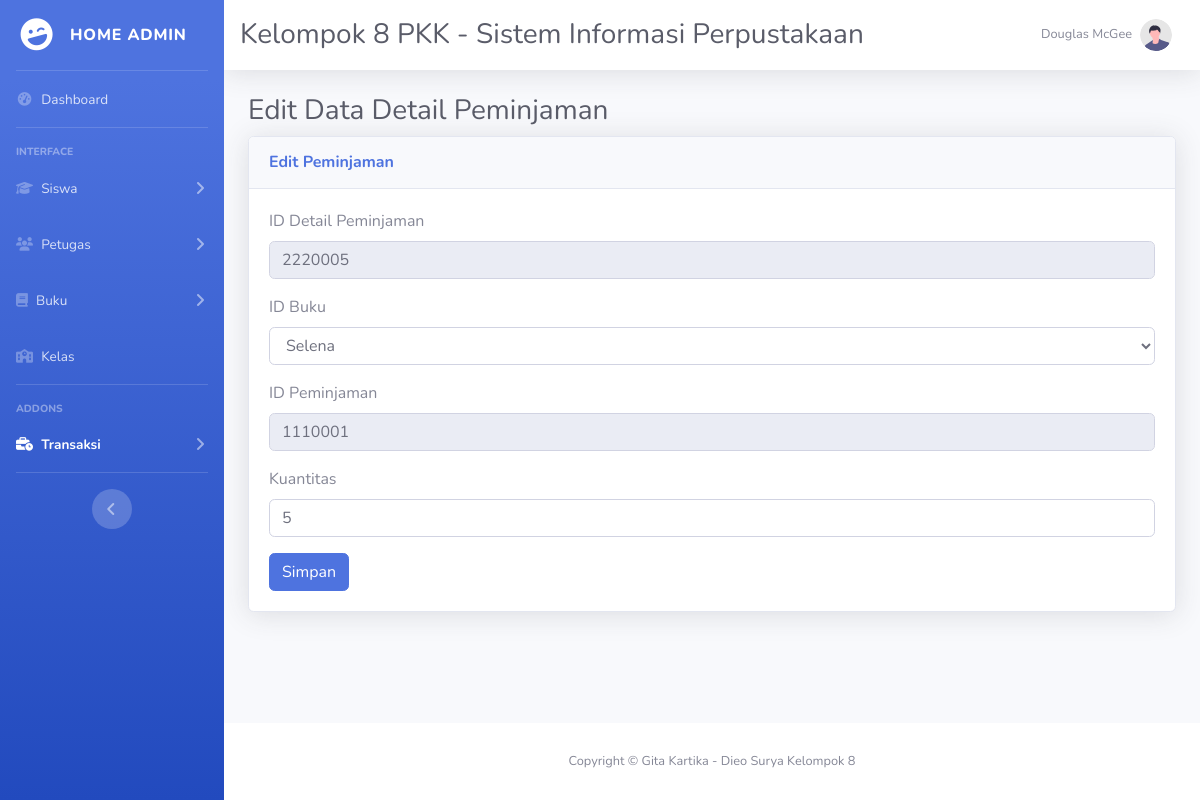
The app's page /admin/edit_detailpeminjaman.php?id_detail_peminjaman=2220005 (signed in), older data.
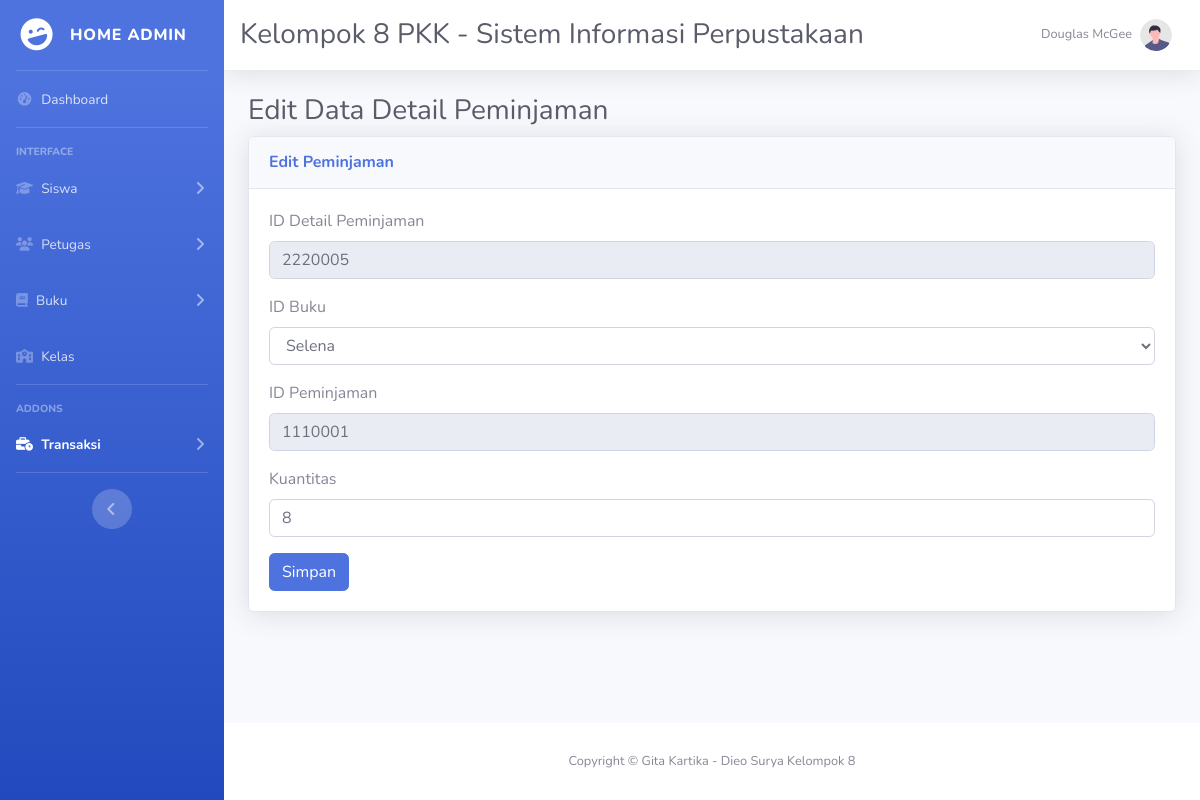
The same page, newer data.
### tables this page shows
CREATE TABLE `detail_peminjaman` (
  `id_detail_peminjaman` int(11) NOT NULL,
  `id_buku` int(11) NOT NULL,
  `id_peminjaman` int(11) NOT NULL,
  `kuantitas` int(2) NOT NULL,
  `status` varchar(20) NOT NULL
);

CREATE TABLE `buku` (
  `id_buku` int(11) NOT NULL,
  `penulis` varchar(50) NOT NULL,
  `tahun` year(4) NOT NULL,
  `judul` varchar(255) NOT NULL,
  `kota` varchar(50) NOT NULL,
  `penerbit` varchar(50) NOT NULL,
  `cover` varchar(255) NOT NULL,
  `sinopsis` text NOT NULL,
  `stok` int(3) NOT NULL
);

### admin/edit_detailpeminjaman.php (the view, shortened to what this page needs)
<?php
include '../function/function.php';
$page = "nyeleh";
?>
<!DOCTYPE html>
<html lang="en">
<head>
    <link href="vendor/fontawesome-free/css/all.min.css" rel="stylesheet" type="text/css" />
    <link href="../css/sb-admin-2.min.css" rel="stylesheet">
    <link href="../vendor/datatables/dataTables.bootstrap4.min.css" rel="stylesheet">
</head>
<body id="page-top">
    <div id="wrapper">
        <?php include("sidebar.php") ?>
        <div id="content-wrapper" class="d-flex flex-column">
            <?php include("topbar.php") ?>
            <div id="content">
                <div class="container-fluid">
                    <h1 class="h3 mb-2 text-gray-800">Edit Data Detail Peminjaman</h1>
                    <div class="card shadow mb-4">
                        <div class="card-header py-3">
                            <h6 class="m-0 font-weight-bold text-primary">Edit Peminjaman</h6>
                        </div>
                        <div class="card-body">
                            <?php
                            if (isset($_GET['id_detail_peminjaman'])) {
                                $id_detail_peminjaman = $_GET["id_detail_peminjaman"];
                                $ambil = mysqli_query($db, "SELECT * FROM detail_peminjaman, buku where detail_peminjaman.id_buku = buku.id_buku and id_detail_peminjaman = $id_detail_peminjaman");
                                $data = mysqli_fetch_assoc($ambil);
                            }
                            ?>
                            <form action="" method="POST">
                                <div class="mb-3">
                                    <label for="" class="form-label">ID Detail Peminjaman</label>
                                    <input type="text" class="form-control" name="id_detail_peminjaman" value="<?php echo $data['id_detail_peminjaman'] ?>" readonly>
                                </div>
                                <div class="mb-3">
                                    <label for="">ID Buku</label>
                                    <select class="form-control" name="id_buku">
                                        <?php
                                        echo "<option value =$data[id_buku]>$data[judul]</option>";
                                        ?>
                                    </select>
                                </div>
                                <div class="mb-3">
                                    <label for="" class="form-label">ID Peminjaman</label>
                                    <input type="" class="form-control" name="id_peminjaman" id="" value="<?php echo $data['id_peminjaman']; ?>" readonly>
                                </div>
                                <div class="mb-3">
                                    <label for="" class="form-label">Kuantitas</label>
                                    <input type="number" class="form-control" name="kuantitas" id="" value="<?php echo $data['kuantitas']; ?>">
                                </div>
                                <button type="submit" class="btn btn-primary" name="update">Simpan</button>
                            </form>
                        </div>
                    </div>
                </div>
            </div>
            <?php include("footer.php") ?>
        </div>
    </div>
</body>
</html>

### admin/sidebar.php (shortened to what this page needs)
<ul class="navbar-nav bg-gradient-primary sidebar sidebar-dark accordion" id="accordionSidebar">
    <a class="sidebar-brand d-flex align-items-center justify-content-center" href="index.html">
        <div class="sidebar-brand-icon rotate-n-15">
            <i class="fas fa-laugh-wink"></i>
        </div>
        <div class="sidebar-brand-text mx-3">Home Admin</div>
    </a>
    <hr class="sidebar-divider my-0">
    <li <?php if ($page == "home") {
        ?>class="nav-item active" <?php  } else { ?> class="nav-item" <?php } ?>> <a class="nav-link" href="../admin/index.php">
            <i class="fas fa-fw fa-tachometer-alt"></i>
            <span>Dashboard</span></a></li>
    <hr class="sidebar-divider">
    <div class="sidebar-heading">
        Interface
    </div>
    <li <?php if ($page == "murid") {
        ?> class="nav-item active" <?php
                                } else {
                                    ?> class="nav-item" <?php
                                                    } ?>>
        <a class="nav-link collapsed" href="#" data-toggle="collapse" data-target="#collapseOne" aria-expanded="true" aria-controls="collapseOne">
            <i class="fa-solid fa-graduation-cap"></i>
            <span>Siswa</span>
        </a>
    </li>
    <li <?php if ($page == "officer") {
        ?> class="nav-item active" <?php
                                } else {
                                    ?> class="nav-item" <?php
                                                    } ?>>
        <a class="nav-link collapsed" href="#" data-toggle="collapse" data-target="#collapseTwo" aria-expanded="true" aria-controls="collapseTwo">
            <i class="fa-solid fa-users"></i>
            <span>Petugas</span>
        </a>
    </li>
    <li <?php if ($page == "book") {
        ?>class="nav-item active" <?php
                                } else {
                                    ?> class="nav-item" <?php
                                                    } ?> class="nav-item">
        <a class="nav-link collapsed" href="#" data-toggle="collapse" data-target="#collapseUtilities" aria-expanded="true" aria-controls="collapseUtilities">
            <i class="fa-solid fa-book"></i>
            <span>Buku</span>
        </a>
    </li>
    <li <?php if ($page == "class") {
        ?> class="nav-item active" <?php
                                } else {
                                    ?> class="nav-item" <?php
                                                    } ?>>
        <a class="nav-link" href="../admin/datakelas.php">
            <i class="fa-solid fa-school"></i>
            <span>Kelas</span></a>
    </li>
    <hr class="sidebar-divider">
    <div class="sidebar-heading">
        Addons
    </div>
    <li <?php if ($page == "nyeleh") {
        ?> class="nav-item active" <?php
                                } else {
                                    ?> class="nav-item" <?php
                                                    } ?>>
        <a class="nav-link collapsed" href="#" data-toggle="collapse" data-target="#collapsePages" aria-expanded="true" aria-controls="collapsePages">
            <i class="fa-solid fa-business-time"></i>
            <span>Transaksi</span>
        </a>
    </li>
    <hr class="sidebar-divider d-none d-md-block">
    <div class="text-center d-none d-md-inline">
        <button class="rounded-circle border-0" id="sidebarToggle"></button>
    </div>
</ul>

### admin/topbar.php (shortened to what this page needs)
<nav class="navbar navbar-expand navbar-light bg-white topbar mb-4 static-top shadow">
    <div class="d-sm-flex align-items-center justify-content-between ">
        <h1 class="h3 mb-0 text-gray-800">Kelompok 8 PKK - Sistem Informasi Perpustakaan</h1>
    </div>
    <ul class="navbar-nav ml-auto">
        <li class="nav-item dropdown no-arrow">
            <a class="nav-link dropdown-toggle" href="#" id="userDropdown" role="button" data-toggle="dropdown" aria-haspopup="true" aria-expanded="false">
                <span class="mr-2 d-none d-lg-inline text-gray-600 small">Douglas McGee</span>
                <img class="img-profile rounded-circle" src="../img/undraw_profile.svg" />
            </a>
        </li>
    </ul>
</nav>

### admin/footer.php
<footer class="sticky-footer bg-white">
    <div class="container my-auto">
        <div class="copyright text-center my-auto">
            <span>Copyright &copy; Gita Kartika - Dieo Surya Kelompok 8</span>
        </div>
    </div>
</footer>

Row changes from the older to the newer data that the page shows:
changed detail_peminjaman "Selena": kuantitas "5" → "8"
